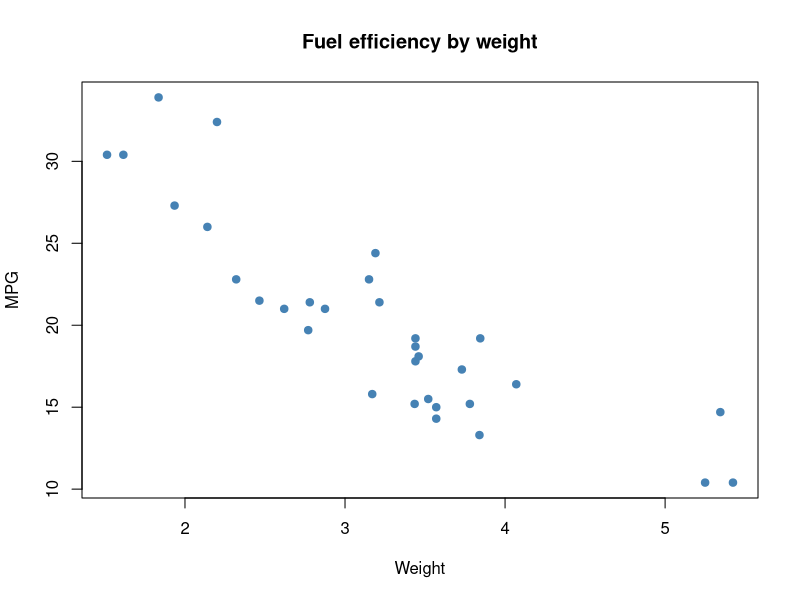

The R source for this figure:
## ---- chunk 1
fit <- lm(mpg ~ wt + hp, data = mtcars)
summary(fit)$coefficients
## ---- chunk 2
#| fig-width = 6
#| fig-height = 4
plot(mtcars$wt, mtcars$mpg,
     xlab = "Weight", ylab = "MPG",
     main = "Fuel efficiency by weight",
     pch = 19, col = "steelblue")
## ---- chunk 3
#| warning = false
log(-1)
